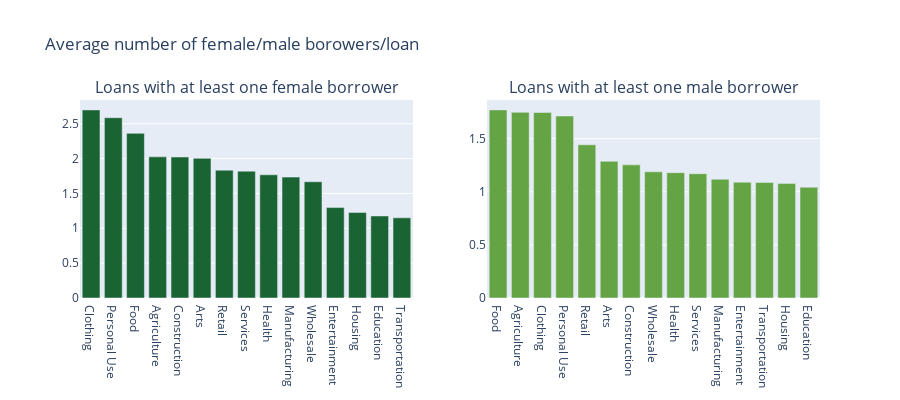

This figure's notebook cell:
### Code cell
df = kiva_loans_df.loc[kiva_loans_df.n_female>0]
df = df.groupby(["sector"])["n_female"].agg(["count", "mean", "max"]).reset_index()
df = df.sort_values(by="mean", ascending=False)
sectors_f = go.Bar(
        x = df['sector'],
        y = df['mean'],
        name="Female borrowers",
        marker=dict(color=color_list[4]))
df2 = kiva_loans_df.loc[kiva_loans_df.n_male>0]
df2 = df2.groupby(["sector"])["n_male"].agg(["count", "mean", "max"]).reset_index()
df2 = df2.sort_values(by="mean", ascending=False)
sectors_m = go.Bar(
        x = df2['sector'],
        y = df2['mean'],
        name="Male borrowers",
        marker=dict(color=color_list[3]))
fig = make_subplots(rows=1, cols=2, start_cell="top-left",
                   subplot_titles=("Loans with at least one female borrower", 
                                   "Loans with at least one male borrower"))

fig.add_trace(sectors_f, row=1, col=1)
fig.add_trace(sectors_m, row=1, col=2)
layout = go.Layout(height=400, width=900, title="Average number of female/male borowers/loan")
fig.update_layout(layout)
fig.update_layout(showlegend=False)
fig.show()

### Figure 1 — Plotly figure (JSON) as saved in the notebook; plotly's stock layout.template omitted (floating-point values rounded to 4 significant figures)
{"data": [{"marker": {"color": "#1a6333"}, "name": "Female borrowers", "type": "bar", "x": ["Clothing", "Personal Use", "Food", "Agriculture", "Construction", "Arts", "Retail", "Services", "Health", "Manufacturing", "Wholesale", "Entertainment", "Housing", "Education", "Transportation"], "xaxis": "x", "y": [2.698, 2.586, 2.362, 2.025, 2.023, 2.003, 1.833, 1.82, 1.767, 1.734, 1.668, 1.297, 1.227, 1.177, 1.15], "yaxis": "y"}, {"marker": {"color": "#64a444"}, "name": "Male borrowers", "type": "bar", "x": ["Food", "Agriculture", "Clothing", "Personal Use", "Retail", "Arts", "Construction", "Wholesale", "Health", "Services", "Manufacturing", "Entertainment", "Transportation", "Housing", "Education"], "xaxis": "x2", "y": [1.771, 1.748, 1.746, 1.713, 1.442, 1.287, 1.253, 1.188, 1.18, 1.17, 1.118, 1.091, 1.088, 1.077, 1.043], "yaxis": "y2"}], "layout": {"annotations": [{"font": {"size": 16}, "showarrow": false, "text": "Loans with at least one female borrower", "x": 0.225, "xanchor": "center", "xref": "paper", "y": 1.0, "yanchor": "bottom", "yref": "paper"}, {"font": {"size": 16}, "showarrow": false, "text": "Loans with at least one male borrower", "x": 0.775, "xanchor": "center", "xref": "paper", "y": 1.0, "yanchor": "bottom", "yref": "paper"}], "height": 400, "showlegend": false, "title": {"text": "Average number of female/male borowers/loan"}, "width": 900, "xaxis": {"anchor": "y", "domain": [0.0, 0.45]}, "xaxis2": {"anchor": "y2", "domain": [0.55, 1.0]}, "yaxis": {"anchor": "x", "domain": [0.0, 1.0]}, "yaxis2": {"anchor": "x2", "domain": [0.0, 1.0]}}}
